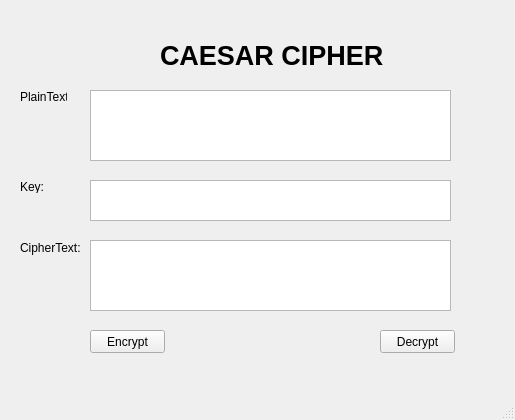
<?xml version="1.0" encoding="UTF-8"?>
<ui version="4.0">
 <class>MainWindow</class>
 <widget class="QMainWindow" name="MainWindow">
  <property name="geometry">
   <rect>
    <x>0</x>
    <y>0</y>
    <width>515</width>
    <height>420</height>
   </rect>
  </property>
  <property name="windowTitle">
   <string>MainWindow</string>
  </property>
  <widget class="QWidget" name="centralwidget">
   <widget class="QLabel" name="label">
    <property name="geometry">
     <rect>
      <x>160</x>
      <y>20</y>
      <width>231</width>
      <height>71</height>
     </rect>
    </property>
    <property name="font">
     <font>
      <pointsize>20</pointsize>
      <weight>75</weight>
      <bold>true</bold>
     </font>
    </property>
    <property name="text">
     <string>CAESAR CIPHER</string>
    </property>
    <property name="textFormat">
     <enum>Qt::PlainText</enum>
    </property>
   </widget>
   <widget class="QLabel" name="label_2">
    <property name="geometry">
     <rect>
      <x>20</x>
      <y>90</y>
      <width>47</width>
      <height>13</height>
     </rect>
    </property>
    <property name="text">
     <string>PlainText:</string>
    </property>
   </widget>
   <widget class="QLabel" name="label_3">
    <property name="geometry">
     <rect>
      <x>20</x>
      <y>180</y>
      <width>47</width>
      <height>13</height>
     </rect>
    </property>
    <property name="text">
     <string>Key:</string>
    </property>
   </widget>
   <widget class="QLabel" name="label_4">
    <property name="geometry">
     <rect>
      <x>20</x>
      <y>240</y>
      <width>61</width>
      <height>16</height>
     </rect>
    </property>
    <property name="text">
     <string>CipherText:</string>
    </property>
   </widget>
   <widget class="QPlainTextEdit" name="txt_plain_text">
    <property name="geometry">
     <rect>
      <x>90</x>
      <y>90</y>
      <width>361</width>
      <height>71</height>
     </rect>
    </property>
   </widget>
   <widget class="QTextEdit" name="txt_key">
    <property name="geometry">
     <rect>
      <x>90</x>
      <y>180</y>
      <width>361</width>
      <height>41</height>
     </rect>
    </property>
   </widget>
   <widget class="QPushButton" name="btn_encrypt">
    <property name="geometry">
     <rect>
      <x>90</x>
      <y>330</y>
      <width>75</width>
      <height>23</height>
     </rect>
    </property>
    <property name="text">
     <string>Encrypt</string>
    </property>
   </widget>
   <widget class="QPushButton" name="btn_decrypt">
    <property name="geometry">
     <rect>
      <x>380</x>
      <y>330</y>
      <width>75</width>
      <height>23</height>
     </rect>
    </property>
    <property name="text">
     <string>Decrypt</string>
    </property>
   </widget>
   <widget class="QTextEdit" name="txt_cipher_text">
    <property name="geometry">
     <rect>
      <x>90</x>
      <y>240</y>
      <width>361</width>
      <height>71</height>
     </rect>
    </property>
   </widget>
  </widget>
  <widget class="QMenuBar" name="menubar">
   <property name="geometry">
    <rect>
     <x>0</x>
     <y>0</y>
     <width>515</width>
     <height>21</height>
    </rect>
   </property>
  </widget>
  <widget class="QStatusBar" name="statusbar"/>
 </widget>
 <resources/>
 <connections/>
</ui>
